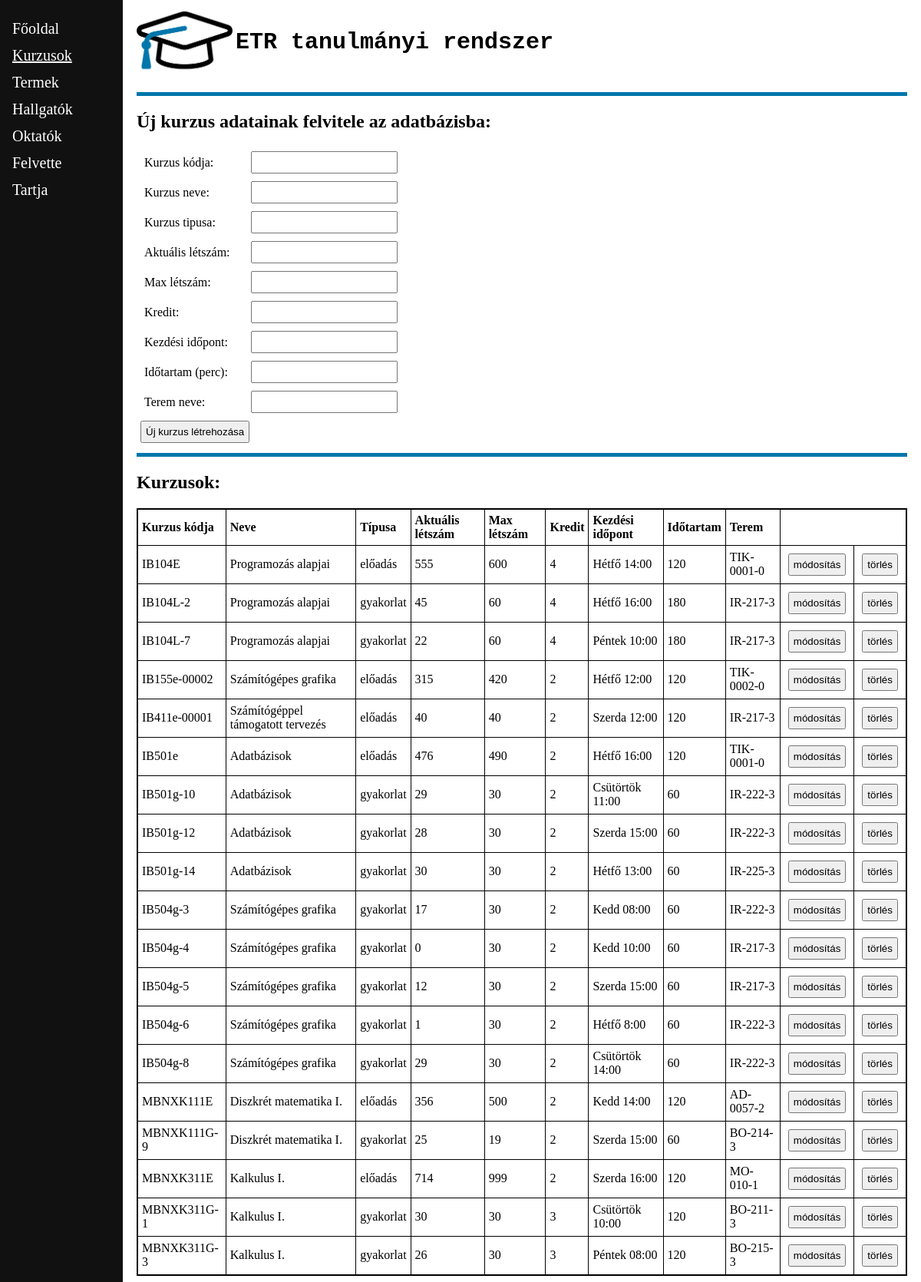
Page /php/kurzusok.php on the committed database.
### tables this page shows
CREATE TABLE `kurzus` (
  `kurzuskod` varchar(20) NOT NULL,
  `kurzus_nev` varchar(50) NOT NULL,
  `tipus` varchar(20) NOT NULL,
  `aktualis_letszam` int(4) DEFAULT NULL,
  `max_letszam` int(4) DEFAULT NULL,
  `kredit` int(2) DEFAULT NULL,
  `kezdesi_idopont` varchar(20) DEFAULT NULL,
  `idotartam` int(3) DEFAULT NULL,
  `teremnev` varchar(20) DEFAULT NULL
);

### php/fuggvenyek.php (called while the page is built, shortened)
<?php
function etr_csatlakozas() {
	$conn = mysqli_connect("localhost", "root", "") or die("Csatlakozási hiba");
	mysqli_query($conn, 'SET NAMES UTF-8');
	mysqli_query($conn, 'SET character_set_results=utf8');
	mysqli_set_charset($conn, 'utf8');
	return $conn;
}
function kurzuslistatLeker() {
	if ( !($conn = etr_csatlakozas()) ) {
		return false;
	}
	$result = mysqli_query( $conn,"SELECT * FROM kurzus");
	return $result;
}

### php/kurzusok.php (the view, shortened to what this page needs)
<?php
include_once('fuggvenyek.php');
?>
<!DOCTYPE HTML>
<HTML>
<HEAD>
</HEAD>
<BODY>
<div class="menu">
	<a href="index.php" > Főoldal</a>
	<a href="kurzusok.php" id="aktualis"> Kurzusok</a>
	<a href="termek.php"> Termek</a>
	<a href="hallgatok.php"> Hallgatók</a>
	<a href="oktatok.php"> Oktatók</a>
	<a href="felvette.php" > Felvette</a>
	<a href="tartja.php" > Tartja</a>
</div>
<div class="main">
<div style="display: inline-block;">
	<img src="logo.png" style="height: 100px;"/>
</div>
<div style="display: inline-block; vertical-align: top; font-size: 30px;
			font-weight: bold; font-family: Monaco, monospace ">
	<p>ETR tanulmányi rendszer</p>
</div>
<hr style="height:5px; border-width:0; color:#0076ab; background-color:#0076ab;">
<h2>Új kurzus adatainak felvitele az adatbázisba:</h2>
<form method="POST" action="kurzusfelvitel.php" accept-charset="utf-8">
	<label>Kurzus kódja:</label>
	<input type="text" name="kurzuskod"><br>
	<label>Kurzus neve:</label>
	<input type="text" name="kurzus_nev"><br>
	<label>Kurzus tipusa:</label>
	<input type="text" name="tipus"><br>
	<label>Aktuális létszám:</label>
	<input type="text" name="aktualis_letszam"><br>
	<label>Max létszám:</label>
	<input type="text" name="max_letszam"><br>
	<label>Kredit:</label>
	<input type="text" name="kredit"><br>
	<label>Kezdési időpont:</label>
	<input type="text" name="kezdesi_idopont"><br>
	<label>Időtartam (perc):</label>
	<input type="text" name="idotartam"><br>
	<label>Terem neve:</label>
	<input type="text" name="teremnev"><br>
	<input type="submit" name="kurzushozzaad" value="Új kurzus létrehozása">
</form>
<hr style="height:5px; border-width:0; color:#0076ab; background-color:#0076ab;">
<h2>Kurzusok:</h2>
<table border="1">
<tr>
<th>Kurzus kódja</th>
<th>Neve</th>
<th>Típusa</th>
<th>Aktuális létszám</th>
<th>Max létszám</th>
<th>Kredit</th>
<th>Kezdési időpont</th>
<th>Időtartam</th>
<th>Terem</th>
</tr>
<?php
	$kurzusok = kurzuslistatLeker();
    while( $egySor = mysqli_fetch_assoc($kurzusok) ) {
		echo '<tr>';
		echo '<td>'. $egySor["kurzuskod"] .'</td>';
		echo '<td>'. $egySor["kurzus_nev"] .'</td>';
		echo '<td>'. $egySor["tipus"] .'</td>';
		echo '<td>'. $egySor["aktualis_letszam"] .'</td>';
		echo '<td>'. $egySor["max_letszam"] .'</td>';
		echo '<td>'. $egySor["kredit"] .'</td>';
		echo '<td>'. $egySor["kezdesi_idopont"] .'</td>';
		echo '<td>'. $egySor["idotartam"] .'</td>';
		echo '<td>'. $egySor["teremnev"] .'</td>';
		echo '<td><form method="POST" action="kurzusszerkesztes.php">
				  <input type="hidden" name="mkurzus" value="'.$egySor["kurzuskod"].'" />
				  <input type="submit" value="módosítás" />
		          </form></td>';
		echo '<td><form method="POST" action="kurzustorles.php">
				  <input type="hidden" name="toroltkurzus" value="'.$egySor["kurzuskod"].'" />
				  <input type="submit" value="törlés" />
		          </form></td>';
		echo '</tr>';
	}
?>
</table>
</div>
</BODY>
</HTML>

### php/kurzusok.php (style rules this page uses)
.menu { height: 100%; width: 160px; position: fixed; z-index: 1; top: 0; left: 0; background-color: #111; overflow-x: hidden; padding-top: 20px; }
.menu a { padding: 6px 8px 6px 16px; text-decoration: none; font-size: 20px; color: white; display: block; }
.main { margin-left: 160px; font-size: 16px; padding: 0px 10px; }
#aktualis { text-decoration: underline; }
label { margin: 5px; padding: 5px; text-align: left; display: inline-block; min-width: 120px; }
input { margin: 5px; padding: 5px; text-align: left; display: inline-flex; vertical-align: bottom; }
table { border-collapse: collapse; border: 2px solid; }
th, td { padding: 5px; text-align: left; border: 1px solid; }

### rows in the picture
kurzus: kurzuskod "IB104E", kurzus_nev "Programozás alapjai", tipus "előadás", aktualis_letszam "555", max_letszam "600", kredit "4", kezdesi_idopont "Hétfő 14:00", idotartam "120", teremnev "TIK-0001-0"
kurzus: kurzuskod "IB104L-2", kurzus_nev "Programozás alapjai", tipus "gyakorlat", aktualis_letszam "45", max_letszam "60", kredit "4", kezdesi_idopont "Hétfő 16:00", idotartam "180", teremnev "IR-217-3"
kurzus: kurzuskod "IB104L-7", kurzus_nev "Programozás alapjai", tipus "gyakorlat", aktualis_letszam "22", max_letszam "60", kredit "4", kezdesi_idopont "Péntek 10:00", idotartam "180", teremnev "IR-217-3"
kurzus: kurzuskod "IB155e-00002", kurzus_nev "Számítógépes grafika", tipus "előadás", aktualis_letszam "315", max_letszam "420", kredit "2", kezdesi_idopont "Hétfő 12:00", idotartam "120", teremnev "TIK-0002-0"
kurzus: kurzuskod "IB411e-00001", kurzus_nev "Számítógéppel támogatott tervezés", tipus "előadás", aktualis_letszam "40", max_letszam "40", kredit "2", kezdesi_idopont "Szerda 12:00", idotartam "120", teremnev "IR-217-3"
kurzus: kurzuskod "IB501e", kurzus_nev "Adatbázisok", tipus "előadás", aktualis_letszam "476", max_letszam "490", kredit "2", kezdesi_idopont "Hétfő 16:00", idotartam "120", teremnev "TIK-0001-0"
kurzus: kurzuskod "IB501g-10", kurzus_nev "Adatbázisok", tipus "gyakorlat", aktualis_letszam "29", max_letszam "30", kredit "2", kezdesi_idopont "Csütörtök 11:00", idotartam "60", teremnev "IR-222-3"
kurzus: kurzuskod "IB501g-12", kurzus_nev "Adatbázisok", tipus "gyakorlat", aktualis_letszam "28", max_letszam "30", kredit "2", kezdesi_idopont "Szerda 15:00", idotartam "60", teremnev "IR-222-3"
kurzus: kurzuskod "IB501g-14", kurzus_nev "Adatbázisok", tipus "gyakorlat", aktualis_letszam "30", max_letszam "30", kredit "2", kezdesi_idopont "Hétfő 13:00", idotartam "60", teremnev "IR-225-3"
kurzus: kurzuskod "IB504g-3", kurzus_nev "Számítógépes grafika", tipus "gyakorlat", aktualis_letszam "17", max_letszam "30", kredit "2", kezdesi_idopont "Kedd 08:00", idotartam "60", teremnev "IR-222-3"
kurzus: kurzuskod "IB504g-4", kurzus_nev "Számítógépes grafika", tipus "gyakorlat", aktualis_letszam "0", max_letszam "30", kredit "2", kezdesi_idopont "Kedd 10:00", idotartam "60", teremnev "IR-217-3"
kurzus: kurzuskod "IB504g-5", kurzus_nev "Számítógépes grafika", tipus "gyakorlat", aktualis_letszam "12", max_letszam "30", kredit "2", kezdesi_idopont "Szerda 15:00", idotartam "60", teremnev "IR-217-3"
kurzus: kurzuskod "IB504g-6", kurzus_nev "Számítógépes grafika", tipus "gyakorlat", aktualis_letszam "1", max_letszam "30", kredit "2", kezdesi_idopont "Hétfő 8:00", idotartam "60", teremnev "IR-222-3"
kurzus: kurzuskod "IB504g-8", kurzus_nev "Számítógépes grafika", tipus "gyakorlat", aktualis_letszam "29", max_letszam "30", kredit "2", kezdesi_idopont "Csütörtök 14:00", idotartam "60", teremnev "IR-222-3"
kurzus: kurzuskod "MBNXK111E", kurzus_nev "Diszkrét matematika I.", tipus "előadás", aktualis_letszam "356", max_letszam "500", kredit "2", kezdesi_idopont "Kedd 14:00", idotartam "120", teremnev "AD-0057-2"
kurzus: kurzuskod "MBNXK111G-9", kurzus_nev "Diszkrét matematika I.", tipus "gyakorlat", aktualis_letszam "25", max_letszam "19", kredit "2", kezdesi_idopont "Szerda 15:00", idotartam "60", teremnev "BO-214-3"
kurzus: kurzuskod "MBNXK311E", kurzus_nev "Kalkulus I.", tipus "előadás", aktualis_letszam "714", max_letszam "999", kredit "2", kezdesi_idopont "Szerda 16:00", idotartam "120", teremnev "MO-010-1"
kurzus: kurzuskod "MBNXK311G-1", kurzus_nev "Kalkulus I.", tipus "gyakorlat", aktualis_letszam "30", max_letszam "30", kredit "3", kezdesi_idopont "Csütörtök 10:00", idotartam "120", teremnev "BO-211-3"
kurzus: kurzuskod "MBNXK311G-3", kurzus_nev "Kalkulus I.", tipus "gyakorlat", aktualis_letszam "26", max_letszam "30", kredit "3", kezdesi_idopont "Péntek 08:00", idotartam "120", teremnev "BO-215-3"
